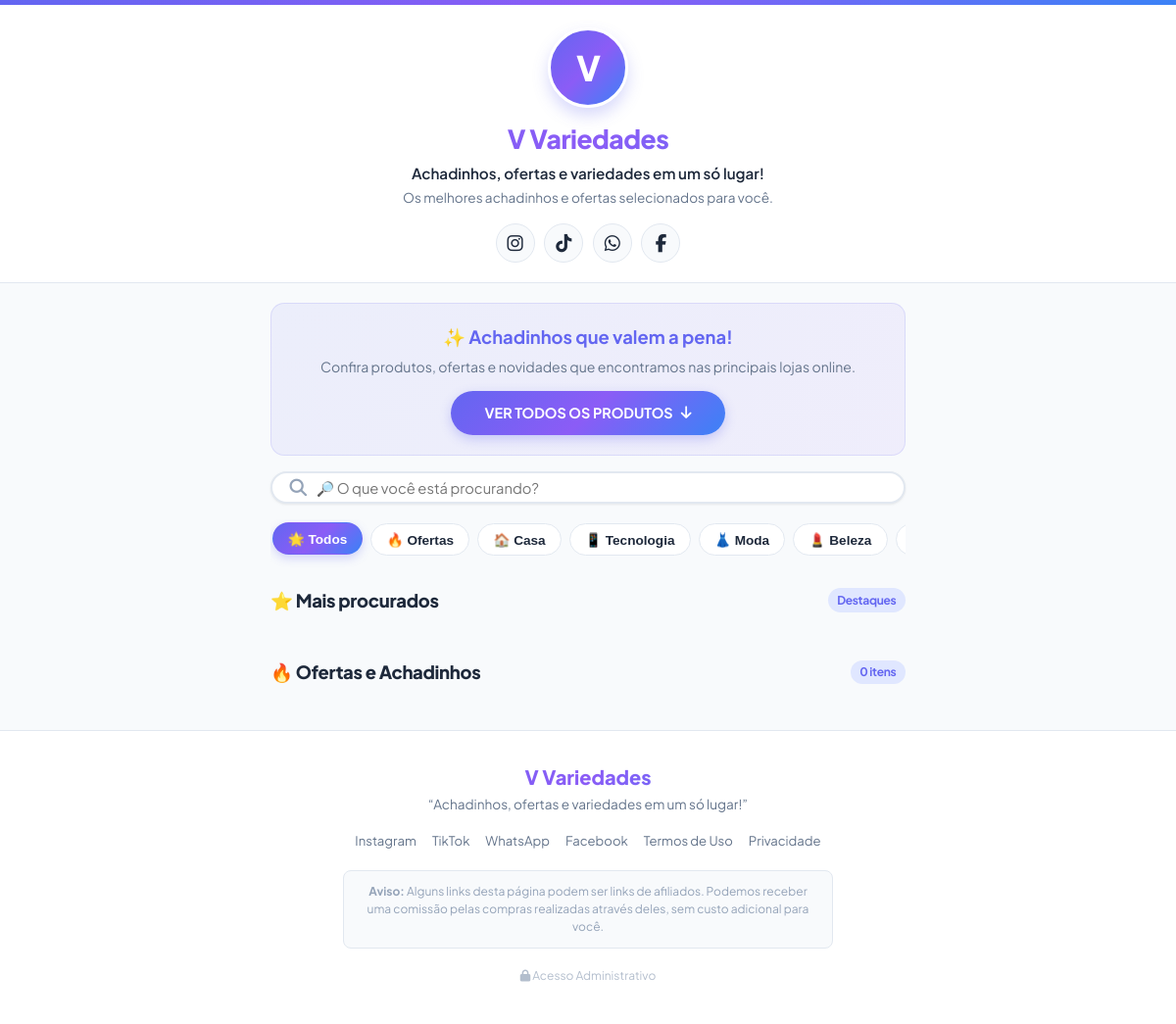
The page / on the database its author committed.
### tables this page shows
CREATE TABLE settings (
        key TEXT PRIMARY KEY,
        value TEXT NOT NULL
    );

### app/main.py (the view)
@app.get("/", response_class=HTMLResponse)
async def public_index(request: Request):
    settings = get_site_settings()
    return templates.TemplateResponse(
        request=request,
        name="index.html",
        context={
            "settings": settings,
            "request_url": str(request.url)
        }
    )

### app/templates/index.html (shortened to what this page needs)
<!DOCTYPE html>
<html lang="pt-BR">
<head>
  <link rel="stylesheet" href="https://cdnjs.cloudflare.com/ajax/libs/font-awesome/6.5.1/css/all.min.css">
  <link rel="stylesheet" href="/static/css/style.css">
</head>
<body>
  <header class="header-hero">
    <div class="brand-avatar">V</div>
    <h1 class="brand-name">{{ settings.get('brand_name', 'V Variedades') }}</h1>
    <p class="brand-slogan">{{ settings.get('slogan', 'Achadinhos, ofertas e variedades em um só lugar!') }}</p>
    <p class="brand-subtitle">{{ settings.get('header_subtitle', 'Os melhores achadinhos e ofertas selecionados para você.') }}</p>
    <div class="social-links">
      {% if settings.get('instagram_url') %}
      <a href="{{ settings.get('instagram_url') }}" target="_blank" rel="noopener noreferrer" class="social-btn instagram" title="Instagram">
        <i class="fa-brands fa-instagram"></i>
      </a>
      {% endif %}
      {% if settings.get('tiktok_url') %}
      <a href="{{ settings.get('tiktok_url') }}" target="_blank" rel="noopener noreferrer" class="social-btn tiktok" title="TikTok">
        <i class="fa-brands fa-tiktok"></i>
      </a>
      {% endif %}
      {% if settings.get('whatsapp_url') %}
      <a href="{{ settings.get('whatsapp_url') }}" target="_blank" rel="noopener noreferrer" class="social-btn whatsapp" title="WhatsApp">
        <i class="fa-brands fa-whatsapp"></i>
      </a>
      {% endif %}
      {% if settings.get('facebook_url') %}
      <a href="{{ settings.get('facebook_url') }}" target="_blank" rel="noopener noreferrer" class="social-btn facebook" title="Facebook">
        <i class="fa-brands fa-facebook-f"></i>
      </a>
      {% endif %}
    </div>
  </header>
  <main class="container">
    <section class="hero-banner">
      <h2>✨ Achadinhos que valem a pena!</h2>
      <p>Confira produtos, ofertas e novidades que encontramos nas principais lojas online.</p>
      <a href="#produtos-vitrine" class="btn-primary-action">
        <span>VER TODOS OS PRODUTOS</span>
        <i class="fa-solid fa-arrow-down"></i>
      </a>
    </section>
    <section class="search-wrapper">
      <div class="search-input-box">
        <i class="fa-solid fa-magnifying-glass"></i>
        <input type="text" id="searchInput" placeholder="🔎 O que você está procurando?" autocomplete="off">
      </div>
    </section>
    <nav class="categories-slider" id="categoryTabs">
      <button class="cat-pill active" data-category="all">
        <span>🌟 Todos</span>
      </button>
      <button class="cat-pill" data-category="Ofertas">
        <span>🔥 Ofertas</span>
      </button>
      <button class="cat-pill" data-category="Casa">
        <span>🏠 Casa</span>
      </button>
      <button class="cat-pill" data-category="Tecnologia">
        <span>📱 Tecnologia</span>
      </button>
      <button class="cat-pill" data-category="Moda">
        <span>👗 Moda</span>
      </button>
      <button class="cat-pill" data-category="Beleza">
        <span>💄 Beleza</span>
      </button>
      <button class="cat-pill" data-category="Pets">
      </button>
    </nav>
    <div id="featuredSection" class="featured-block">
      <div class="section-title">
        <span>⭐ Mais procurados</span>
        <span class="section-title-badge">Destaques</span>
      </div>
    </div>
    <div id="produtos-vitrine">
      <div class="section-title">
        <span id="vitrineTitle">🔥 Ofertas e Achadinhos</span>
        <span class="section-title-badge" id="productCount">0 itens</span>
      </div>
    </div>
  </main>
  <footer class="site-footer">
    <div class="container">
      <h3 class="footer-brand">{{ settings.get('brand_name', 'V Variedades') }}</h3>
      <p class="footer-tagline">“{{ settings.get('slogan', 'Ofertas e achadinhos selecionados para você.') }}”</p>
      <div class="footer-nav">
        {% if settings.get('instagram_url') %}<a href="{{ settings.get('instagram_url') }}" target="_blank">Instagram</a>{% endif %}
        {% if settings.get('tiktok_url') %}<a href="{{ settings.get('tiktok_url') }}" target="_blank">TikTok</a>{% endif %}
        {% if settings.get('whatsapp_url') %}<a href="{{ settings.get('whatsapp_url') }}" target="_blank">WhatsApp</a>{% endif %}
        {% if settings.get('facebook_url') %}<a href="{{ settings.get('facebook_url') }}" target="_blank">Facebook</a>{% endif %}
        <a href="#termos" onclick="alert('Termos de Uso: Todos os preços e disponibilidades estão sujeitos a alterações pelas lojas de origem.')">Termos de Uso</a>
        <a href="#privacidade" onclick="alert('Política de Privacidade: Não coletamos nem compartilhamos dados pessoais dos visitantes.')">Privacidade</a>
      </div>
      <div class="affiliate-disclaimer">
        <p><strong>Aviso:</strong> {{ settings.get('disclaimer') }}</p>
      </div>
      <div class="admin-shortcut">
        <a href="/admin/login"><i class="fa-solid fa-lock"></i> Acesso Administrativo</a>
      </div>
    </div>
  </footer>
</body>
</html>

### rows shown on the page
settings: get "V Variedades"
settings: get "Achadinhos, ofertas e variedades em um só lugar!"
settings: get "Os melhores achadinhos e ofertas selecionados para você."
settings: get "Alguns links desta página podem ser links de afiliados. Podemos receber uma comissão pelas compras realizadas através deles, sem custo adicional para você."
